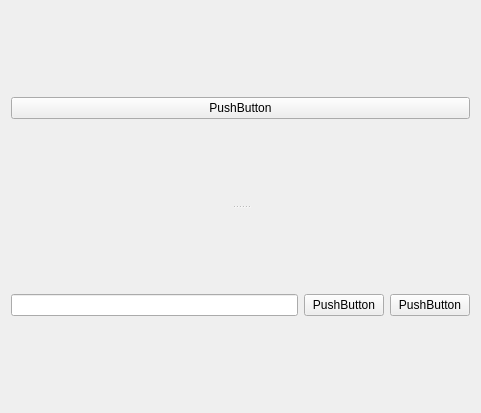
<ui version="4.0" >
 <class>Form</class>
 <widget class="QWidget" name="Form" >
  <property name="geometry" >
   <rect>
    <x>0</x>
    <y>0</y>
    <width>481</width>
    <height>413</height>
   </rect>
  </property>
  <property name="windowTitle" >
   <string>Form</string>
  </property>
  <property name="windowIcon" >
   <iconset resource="../../resources/qpalringo.qrc" >
    <normaloff>:/contacts/pcContactIcon.png</normaloff>:/contacts/pcContactIcon.png</iconset>
  </property>
  <layout class="QVBoxLayout" name="verticalLayout_2" >
   <item>
    <widget class="QSplitter" name="splitter" >
     <property name="orientation" >
      <enum>Qt::Vertical</enum>
     </property>
     <widget class="QWidget" name="" >
      <layout class="QVBoxLayout" name="verticalLayout" >
       <item>
        <widget class="QPushButton" name="pushButton_3" >
         <property name="text" >
          <string>PushButton</string>
         </property>
        </widget>
       </item>
      </layout>
     </widget>
     <widget class="QWidget" name="" >
      <layout class="QHBoxLayout" name="horizontalLayout" >
       <item>
        <widget class="QLineEdit" name="lineEdit" />
       </item>
       <item>
        <widget class="QPushButton" name="pushButton" >
         <property name="text" >
          <string>PushButton</string>
         </property>
        </widget>
       </item>
       <item>
        <widget class="QPushButton" name="pushButton_2" >
         <property name="text" >
          <string>PushButton</string>
         </property>
        </widget>
       </item>
      </layout>
     </widget>
    </widget>
   </item>
  </layout>
 </widget>
 <resources>
  <include location="../../resources/qpalringo.qrc" />
 </resources>
 <connections/>
</ui>
